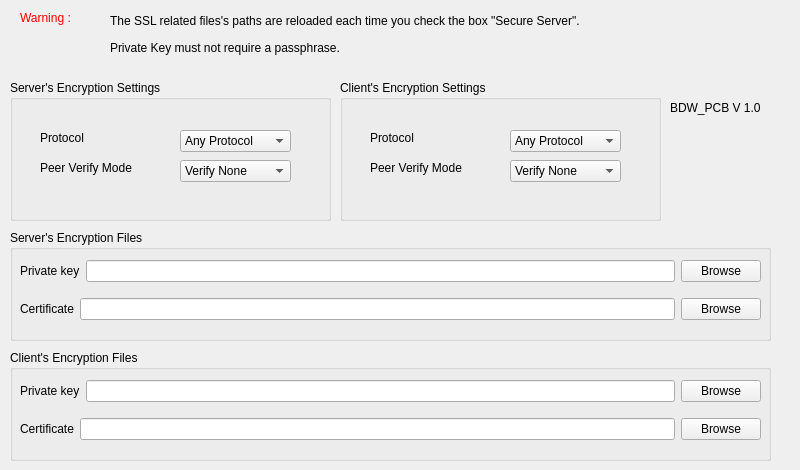
   <widget class="QWidget" name="uiSSL">
    <attribute name="title">
     <string>SSL/TLS Settings</string>
    </attribute>
    <widget class="QGroupBox" name="groupBox_2">
     <property name="geometry">
      <rect>
       <x>10</x>
       <y>230</y>
       <width>761</width>
       <height>111</height>
      </rect>
     </property>
     <property name="title">
      <string>Server's Encryption Files</string>
     </property>
     <widget class="QWidget" name="verticalLayoutWidget_3">
      <property name="geometry">
       <rect>
        <x>10</x>
        <y>20</y>
        <width>741</width>
        <height>81</height>
       </rect>
      </property>
      <layout class="QVBoxLayout" name="verticalLayout_3">
       <item>
        <layout class="QHBoxLayout" name="horizontalLayout_7">
         <item>
          <widget class="QLabel" name="label_27">
           <property name="text">
            <string>Private key</string>
           </property>
          </widget>
         </item>
         <item>
          <widget class="QLineEdit" name="uiKeyFile"/>
         </item>
         <item>
          <widget class="QPushButton" name="uiBtnLoadKey">
           <property name="enabled">
            <bool>true</bool>
           </property>
           <property name="text">
            <string>Browse</string>
           </property>
          </widget>
         </item>
        </layout>
       </item>
       <item>
        <layout class="QHBoxLayout" name="horizontalLayout_8">
         <item>
          <widget class="QLabel" name="label_28">
           <property name="text">
            <string>Certificate</string>
           </property>
          </widget>
         </item>
         <item>
          <widget class="QLineEdit" name="uiCertFile"/>
         </item>
         <item>
          <widget class="QPushButton" name="uiBtnLoadCert">
           <property name="enabled">
            <bool>true</bool>
           </property>
           <property name="text">
            <string>Browse</string>
           </property>
          </widget>
         </item>
        </layout>
       </item>
      </layout>
     </widget>
    </widget>
    <widget class="QLabel" name="label_26">
     <property name="geometry">
      <rect>
       <x>110</x>
       <y>10</y>
       <width>541</width>
       <height>21</height>
      </rect>
     </property>
     <property name="text">
      <string>The SSL related files's paths are reloaded each time you check the box &quot;Secure Server&quot;.</string>
     </property>
    </widget>
    <widget class="QLabel" name="label_33">
     <property name="geometry">
      <rect>
       <x>110</x>
       <y>40</y>
       <width>481</width>
       <height>16</height>
      </rect>
     </property>
     <property name="text">
      <string>Private Key must not require a passphrase.</string>
     </property>
    </widget>
    <widget class="QLabel" name="label_34">
     <property name="geometry">
      <rect>
       <x>690</x>
       <y>30</y>
       <width>81</width>
       <height>71</height>
      </rect>
     </property>
     <property name="text">
      <string/>
     </property>
     <property name="pixmap">
      <pixmap resource="myimage.qrc">:/image/22.jpg</pixmap>
     </property>
    </widget>
    <widget class="QLabel" name="label_35">
     <property name="geometry">
      <rect>
       <x>670</x>
       <y>100</y>
       <width>121</width>
       <height>16</height>
      </rect>
     </property>
     <property name="text">
      <string>BDW_PCB V 1.0</string>
     </property>
    </widget>
    <widget class="QLabel" name="label_36">
     <property name="geometry">
      <rect>
       <x>20</x>
       <y>10</y>
       <width>71</width>
       <height>16</height>
      </rect>
     </property>
     <property name="styleSheet">
      <string notr="true">QLabel { color : red; }</string>
     </property>
     <property name="text">
      <string>Warning :</string>
     </property>
    </widget>
    <widget class="QGroupBox" name="groupBox_4">
     <property name="geometry">
      <rect>
       <x>10</x>
       <y>80</y>
       <width>321</width>
       <height>141</height>
      </rect>
     </property>
     <property name="title">
      <string>Server's Encryption Settings</string>
     </property>
     <widget class="QComboBox" name="uiCBProtocol">
      <property name="geometry">
       <rect>
        <x>170</x>
        <y>50</y>
        <width>111</width>
        <height>22</height>
       </rect>
      </property>
      <item>
       <property name="text">
        <string>Any Protocol</string>
       </property>
      </item>
      <item>
       <property name="text">
        <string>SSLv2</string>
       </property>
      </item>
      <item>
       <property name="text">
        <string>SSLv3</string>
       </property>
      </item>
      <item>
       <property name="text">
        <string>TLSv1.0</string>
       </property>
      </item>
     </widget>
     <widget class="QLabel" name="label_37">
      <property name="geometry">
       <rect>
        <x>30</x>
        <y>50</y>
        <width>131</width>
        <height>16</height>
       </rect>
      </property>
      <property name="text">
       <string>Protocol</string>
      </property>
     </widget>
     <widget class="QLabel" name="label_38">
      <property name="geometry">
       <rect>
        <x>30</x>
        <y>80</y>
        <width>131</width>
        <height>16</height>
       </rect>
      </property>
      <property name="text">
       <string>Peer Verify Mode</string>
      </property>
     </widget>
     <widget class="QComboBox" name="uiCBVerifyMode">
      <property name="geometry">
       <rect>
        <x>170</x>
        <y>80</y>
        <width>111</width>
        <height>22</height>
       </rect>
      </property>
      <item>
       <property name="text">
        <string>Verify None</string>
       </property>
      </item>
      <item>
       <property name="text">
        <string>Query Peer</string>
       </property>
      </item>
      <item>
       <property name="text">
        <string>Verify Peer</string>
       </property>
      </item>
      <item>
       <property name="text">
        <string>Auto Verify Peer</string>
       </property>
      </item>
     </widget>
    </widget>
    <widget class="QGroupBox" name="groupBox_9">
     <property name="geometry">
      <rect>
       <x>10</x>
       <y>350</y>
       <width>761</width>
       <height>111</height>
      </rect>
     </property>
     <property name="title">
      <string>Client's Encryption Files</string>
     </property>
     <widget class="QWidget" name="verticalLayoutWidget_4">
      <property name="geometry">
       <rect>
        <x>10</x>
        <y>20</y>
        <width>741</width>
        <height>81</height>
       </rect>
      </property>
      <layout class="QVBoxLayout" name="verticalLayout_4">
       <item>
        <layout class="QHBoxLayout" name="horizontalLayout_9">
         <item>
          <widget class="QLabel" name="label_39">
           <property name="text">
            <string>Private key</string>
           </property>
          </widget>
         </item>
         <item>
          <widget class="QLineEdit" name="uiKeyFileCli"/>
         </item>
         <item>
          <widget class="QPushButton" name="uiBtnLoadKeyCli">
           <property name="enabled">
            <bool>true</bool>
           </property>
           <property name="text">
            <string>Browse</string>
           </property>
          </widget>
         </item>
        </layout>
       </item>
       <item>
        <layout class="QHBoxLayout" name="horizontalLayout_10">
         <item>
          <widget class="QLabel" name="label_40">
           <property name="text">
            <string>Certificate</string>
           </property>
          </widget>
         </item>
         <item>
          <widget class="QLineEdit" name="uiCertFileCli"/>
         </item>
         <item>
          <widget class="QPushButton" name="uiBtnLoadCertCli">
           <property name="enabled">
            <bool>true</bool>
           </property>
           <property name="text">
            <string>Browse</string>
           </property>
          </widget>
         </item>
        </layout>
       </item>
      </layout>
     </widget>
    </widget>
    <widget class="QGroupBox" name="groupBox_11">
     <property name="geometry">
      <rect>
       <x>340</x>
       <y>80</y>
       <width>321</width>
       <height>141</height>
      </rect>
     </property>
     <property name="title">
      <string>Client's Encryption Settings</string>
     </property>
     <widget class="QComboBox" name="uiCBProtocolCli">
      <property name="geometry">
       <rect>
        <x>170</x>
        <y>50</y>
        <width>111</width>
        <height>22</height>
       </rect>
      </property>
      <item>
       <property name="text">
        <string>Any Protocol</string>
       </property>
      </item>
      <item>
       <property name="text">
        <string>SSLv2</string>
       </property>
      </item>
      <item>
       <property name="text">
        <string>SSLv3</string>
       </property>
      </item>
      <item>
       <property name="text">
        <string>TLSv1.0</string>
       </property>
      </item>
     </widget>
     <widget class="QLabel" name="label_41">
      <property name="geometry">
       <rect>
        <x>30</x>
        <y>50</y>
        <width>131</width>
        <height>16</height>
       </rect>
      </property>
      <property name="text">
       <string>Protocol</string>
      </property>
     </widget>
     <widget class="QLabel" name="label_42">
      <property name="geometry">
       <rect>
        <x>30</x>
        <y>80</y>
        <width>131</width>
        <height>16</height>
       </rect>
      </property>
      <property name="text">
       <string>Peer Verify Mode</string>
      </property>
     </widget>
     <widget class="QComboBox" name="uiCBVerifyModeCli">
      <property name="geometry">
       <rect>
        <x>170</x>
        <y>80</y>
        <width>111</width>
        <height>22</height>
       </rect>
      </property>
      <item>
       <property name="text">
        <string>Verify None</string>
       </property>
      </item>
      <item>
       <property name="text">
        <string>Query Peer</string>
       </property>
      </item>
      <item>
       <property name="text">
        <string>Verify Peer</string>
       </property>
      </item>
      <item>
       <property name="text">
        <string>Auto Verify Peer</string>
       </property>
      </item>
     </widget>
    </widget>
   </widget>
